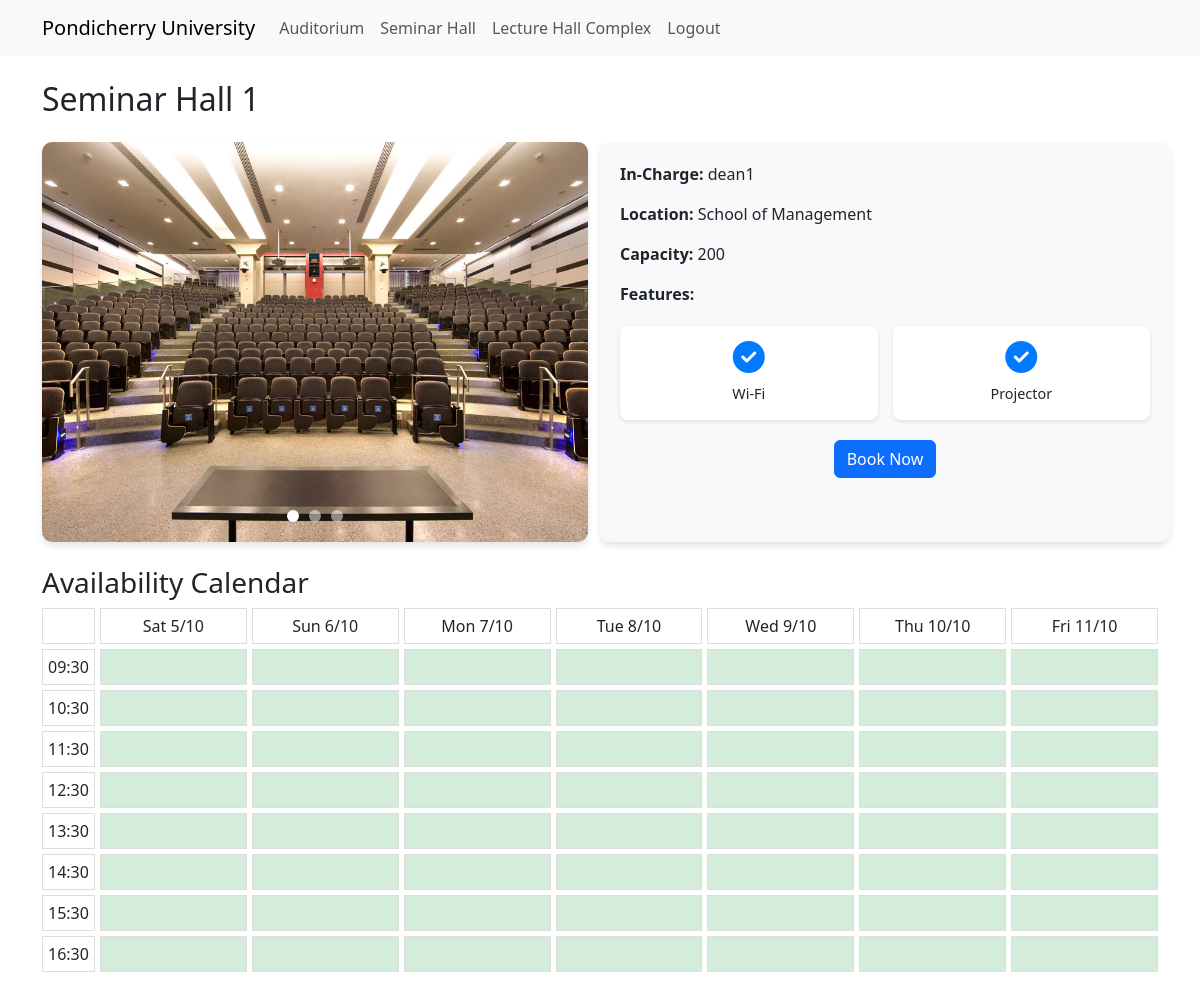
The page /room_details.php?room_id=6&type=seminar_hall (signed in) on the database its author committed.
### tables this page shows
CREATE TABLE `seminar_halls` (
  `room_id` int(11) NOT NULL,
  `room_name` varchar(100) NOT NULL,
  `capacity` int(11) NOT NULL,
  `location` varchar(100) DEFAULT NULL,
  `status` enum('Available','Under Maintenance') DEFAULT 'Available',
  `in_charge_id` int(11) DEFAULT NULL,
  `image` varchar(255) DEFAULT NULL,
  `features` set('Wi-Fi','Smart Board','Projector','Blackboard','AC','Microphone','Video Conferencing') DEFAULT NULL
);

CREATE TABLE `room_gallery` (
  `gallery_id` int(11) NOT NULL,
  `room_id` int(11) NOT NULL,
  `image_url` varchar(255) NOT NULL
);

CREATE TABLE `users` (
  `user_id` int(11) NOT NULL,
  `username` varchar(50) NOT NULL,
  `password` varchar(255) NOT NULL,
  `email` varchar(100) NOT NULL,
  `role` enum('Prof','Asst Prof','HOD','Dean','Registrar','Admin') NOT NULL,
  `department_id` int(11) DEFAULT NULL
);

### room_details.php (the view, shortened to what this page needs)
<?php
include 'db_connection.php';
$loggedIn = isset($_SESSION['role']);
if (isset($_GET['room_id']) && isset($_GET['type'])) {
    $room_id = intval($_GET['room_id']);
    $type = $_GET['type'];
    switch ($type) {
        case 'seminar_hall':
            $sql = "SELECT s.*, u.username AS in_charge_name
                    FROM seminar_halls s
                    JOIN users u ON s.in_charge_id = u.user_id
                    WHERE s.room_id = ?";
            break;
    }
    $stmt = $db->prepare($sql);
    $stmt->bind_param("i", $room_id);
    $stmt->execute();
    $result = $stmt->get_result();
    if ($result->num_rows > 0) {
        $room = $result->fetch_assoc();
    } else {
        echo '<p>Room not found.</p>';
        exit;
    }
} else {
    echo '<p>No room selected.</p>';
    exit;
}
$gallery_sql = "SELECT * FROM room_gallery WHERE room_id = ?";
$gallery_stmt = $db->prepare($gallery_sql);
$gallery_stmt->bind_param("i", $room_id);
$gallery_stmt->execute();
$gallery_result = $gallery_stmt->get_result();
$gallery_images = $gallery_result->fetch_all(MYSQLI_ASSOC);
$bookings = [];
?>
<!DOCTYPE html>
<html lang="en">
<head>
    <link href="https://cdn.jsdelivr.net/npm/bootstrap@5.3.0/dist/css/bootstrap.min.css" rel="stylesheet">
    <link rel="stylesheet" href="https://cdnjs.cloudflare.com/ajax/libs/font-awesome/6.4.0/css/all.min.css">
    <link href='https://cdn.jsdelivr.net/npm/fullcalendar@5.10.2/main.min.css' rel='stylesheet' />
</head>
<body>
    <nav class="navbar navbar-expand-lg navbar-light bg-light">
        <div class="container">
            <a class="navbar-brand" href="index.php">Pondicherry University</a>
            <div class="collapse navbar-collapse" id="navbarNav">
                <ul class="navbar-nav">
                    <li class="nav-item"><a class="nav-link" href="index.php?type=auditorium">Auditorium</a></li>
                    <li class="nav-item"><a class="nav-link" href="index.php?type=seminar_hall">Seminar Hall</a></li>
                    <li class="nav-item"><a class="nav-link" href="complex.php">Lecture Hall Complex</a></li>
                    <?php if ($loggedIn): ?>
                        <li class='nav-item'><a class='nav-link' href='logout.php'>Logout</a></li>
                    <?php else: ?>
                        <li class='nav-item'><a class='nav-link' href='login.html'>Login</a></li>
                    <?php endif; ?>
                </ul>
            </div>
        </div>
    </nav>
    <div class="container mt-4">
        <h2 class="mb-4"><?php echo htmlspecialchars($room['room_name']); ?></h2>
        <div class="row">
            <div class="col-md-6">
                <?php if (!empty($gallery_images)): ?>
                    <div class="gallery-container">
                        <?php foreach ($gallery_images as $index => $image): ?>
                            <img src="<?php echo htmlspecialchars($image['image_url']); ?>" alt="Room Image" class="gallery-image <?php echo $index === 0 ? 'active' : ''; ?>" />
                        <?php endforeach; ?>
                        <div class="gallery-nav">
                            <?php foreach ($gallery_images as $index => $image): ?>
                                <div class="gallery-nav-item <?php echo $index === 0 ? 'active' : ''; ?>" data-index="<?php echo $index; ?>"></div>
                            <?php endforeach; ?>
                        </div>
                    </div>
                <?php endif; ?>
            </div>
            <div class="col-md-6 room-details">
                <p><strong>In-Charge:</strong> <?php echo htmlspecialchars($room['in_charge_name']); ?></p>
                <p><strong>Location:</strong> <?php echo htmlspecialchars($room['location']); ?></p>
                <p><strong>Capacity:</strong> <?php echo htmlspecialchars($room['capacity']); ?></p>
                <p><strong>Features:</strong></p>
                <div class="feature-grid">
                    <?php foreach (explode(',', $room['features']) as $feature): ?>
                        <div class="feature-item">
                            <i class="feature-icon fas fa-check-circle"></i>
                            <span class="feature-name"><?php echo htmlspecialchars(trim($feature)); ?></span>
                        </div>
                    <?php endforeach; ?>
                </div>
                <?php if ($loggedIn): ?>
                    <div class="btn-book-now">
                        <button class="btn btn-primary"
                            data-bs-toggle="modal"
                            data-bs-target="#bookingModal"
                            data-roomid="<?php echo $room['room_id']; ?>"
                            data-roomname="<?php echo htmlspecialchars($room['room_name']); ?>">
                            Book Now
                        </button>
                    </div>
                <?php endif; ?>
            </div>
        </div>
    </div>
    <div class="container mt-4">
        <h3>Availability Calendar</h3>
        <?php if ($type == 'auditorium'): ?>
            <div class="calendar-legend">
                <div class="legend-item">
                    <div class="legend-color" style="background-color: #d4edda;"></div>
                    <span>Available</span>
                </div>
                <div class="legend-item">
                    <div class="legend-color" style="background-color: #fff3cd;"></div>
                    <span>Pending</span>
                </div>
                <div class="legend-item">
                    <div class="legend-color" style="background-color: #f8d7da;"></div>
                    <span>Confirmed</span>
                </div>
                <div class="legend-item">
                    <div class="legend-color" style="background-color: #e9ecef;"></div>
                    <span>Past</span>
                </div>
                <div class="legend-item">
                    <div class="legend-color" style="border: 2px solid #007bff; background-color: transparent;"></div>
                    <span>Today</span>
                </div>
            </div>
            <br>
            <div class="calendar-container">
                <?php
                $current_month = new DateTime();
                for ($i = 0; $i < 2; $i++):
                    $year = $current_month->format('Y');
                    $month = $current_month->format('m');
                ?>
                <div class="calendar">
                    <div class="calendar-header">
                        <button class="btn btn-sm btn-light prev-month">&lt;</button>
                        <h4><?php echo $current_month->format('F Y'); ?></h4>
                        <button class="btn btn-sm btn-light next-month">&gt;</button>
                    </div>
                    <div class="calendar-grid">
                        <?php
                        $days = ['Sun', 'Mon', 'Tue', 'Wed', 'Thu', 'Fri', 'Sat'];
                        foreach ($days as $day) {
                            echo "<div class='calendar-day'><span class='day-name'>$day</span></div>";
                        }
                        $days_in_month = cal_days_in_month(CAL_GREGORIAN, $month, $year);
                        $first_day = date('w', strtotime("$year-$month-01"));
                        $today = date('Y-m-d');
                        for ($j = 0; $j < $first_day; $j++) {
                            echo '<div class="calendar-day"></div>';
                        }
                        for ($day = 1; $day <= $days_in_month; $day++) {
                            $date = sprintf('%04d-%02d-%02d', $year, $month, $day);
                            $class = 'calendar-day';
                            if (isset($bookings[$date])) {
                                $class .= $bookings[$date] == 'Confirmed' ? ' confirmed' : ' pending';
                            } elseif ($date < $today) {
                                $class .= ' past';
                            } else {
                                $class .= ' available';
                            }
                            if ($date == $today) {
                                $class .= ' today';
                            }
                            echo "<div class='$class' data-date='$date'>$day</div>";
                        }
                        ?>
                    </div>
                </div>
                <?php
                    $current_month->modify('+1 month');
                endfor;
                ?>
            </div>
            <?php else: ?>
            <div class="time-slot-grid">
                <div class="time-slot"></div>
                <?php
                $start_date = new DateTime();
                for ($i = 0; $i < 7; $i++) {
                    echo '<div class="time-slot">' . $start_date->format('D j/n') . '</div>';
                    $start_date->modify('+1 day');
                }
                for ($hour = 9; $hour < 17; $hour++) {
                    echo '<div class="time-slot">' . sprintf('%02d:30', $hour) . '</div>';
                    for ($day = 0; $day < 7; $day++) {
                        $slot_status = 'available';
                        echo "<div class='time-slot $slot_status'></div>";
                    }
                }
                ?>
            </div>
        <?php endif; ?>
        <br>
    </div>
</body>
</html>

### room_details.php (style rules this page uses)
.time-slot-grid { display: grid; grid-template-columns: auto repeat(7, 1fr); gap: 5px; }
.time-slot { padding: 5px; border: 1px solid #ddd; text-align: center; }
.time-slot.available { background-color: #d4edda; }
.gallery-container { position: relative; width: 100%; height: 400px; overflow: hidden; border-radius: 10px; box-shadow: 0 4px 6px rgba(0, 0, 0, 0.1); }
.gallery-image { position: absolute; top: 0; left: 0; width: 100%; height: 100%; opacity: 0; transition: opacity 0.5s ease-in-out; object-fit: cover; }
.gallery-image.active { opacity: 1; }
.gallery-nav { position: absolute; bottom: 20px; left: 50%; transform: translateX(-50%); display: flex; gap: 10px; }
.gallery-nav-item { width: 12px; height: 12px; border-radius: 50%; background-color: rgba(255, 255, 255, 0.5); cursor: pointer; transition: background-color 0.3s ease; }
.gallery-nav-item.active { background-color: white; }
.feature-icon { font-size: 2rem; color: #007bff; }
.room-details { background-color: #f8f9fa; border-radius: 10px; padding: 20px; box-shadow: 0 4px 6px rgba(0, 0, 0, 0.1); }
.feature-grid { display: grid; grid-template-columns: repeat(auto-fit, minmax(120px, 1fr)); gap: 15px; margin-top: 20px; }
.feature-item { display: flex; flex-direction: column; align-items: center; text-align: center; padding: 15px; background-color: #ffffff; border-radius: 8px; box-shadow: 0 2px 4px rgba(0, 0, 0, 0.1); transition: transform 0.2s ease; }
.feature-name { margin-top: 10px; font-size: 0.9rem; }
.btn-book-now { text-align: center; margin-top: 20px; }

### rows shown on the page
seminar_halls: room_name "Seminar Hall 1", users.username "dean1", location "School of Management", capacity "200", features "Wi-Fi", features "Projector"
room_gallery: image_url (picture)
